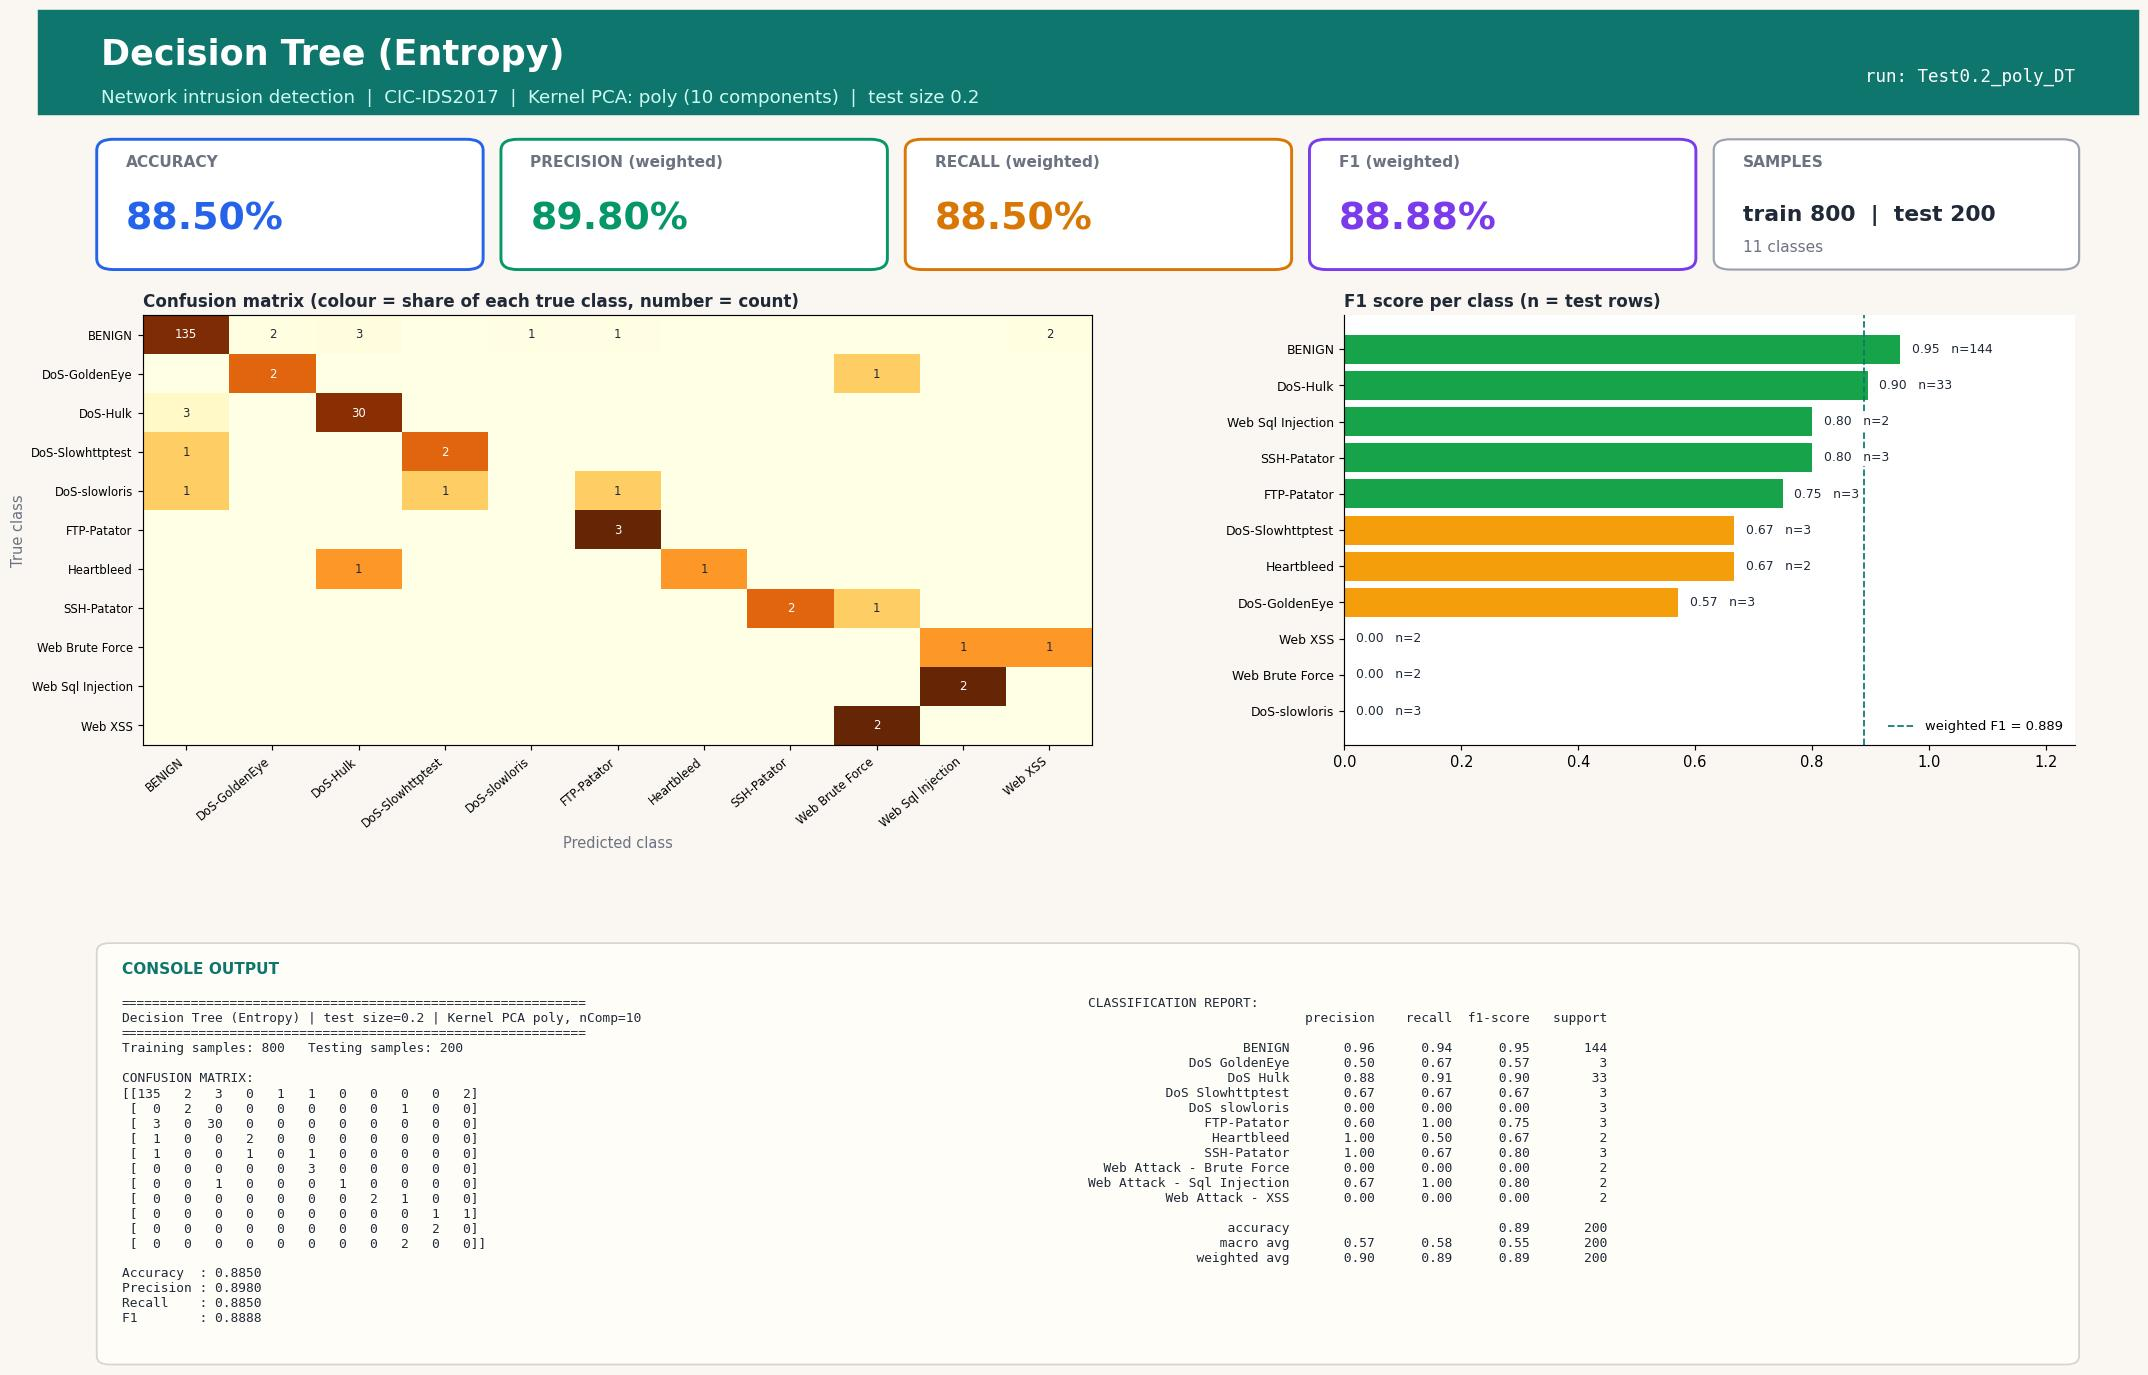

Source code (Python):
#!/usr/bin/env python3
"""Decision Tree (Entropy) | Test size 0.2 | Kernel PCA kernel=poly, n_components=10
CIC-IDS2017 (Tue+Wed+Thu-morning) 1000-row stratified sample.
Run in any IDE (Spyder / VS Code / PyCharm / Jupyter): open the file and press Run, no arguments needed.
Saves next to this file: 'Test0.2_poly_DT.jpg' - one image with the console output (confusion matrix, metrics, classification report) plus charts."""
import json, os
import numpy as np
import matplotlib.pyplot as plt
from sklearn.decomposition import KernelPCA
from sklearn.tree import DecisionTreeClassifier
from sklearn.metrics import (accuracy_score, classification_report, confusion_matrix,
                             f1_score, precision_score, recall_score)
from sklearn.model_selection import train_test_split
from sklearn.preprocessing import StandardScaler

TEST_SIZE, KERNEL, N_COMP, ALG, ALG_NAME = 0.2, "poly", 10, "DT", "Decision Tree (Entropy)"
try:
    HERE = os.path.dirname(os.path.abspath(__file__))
except NameError:                      # Jupyter / interactive console
    HERE = os.getcwd()
def _find_root():                      # folder that contains data/sample.npz (works from any working directory)
    for p in (HERE, os.path.join(HERE, ".."), os.path.join(HERE, "..", ".."), os.getcwd()):
        if os.path.exists(os.path.join(p, "data", "sample.npz")):
            return os.path.abspath(p)
    raise FileNotFoundError("data/sample.npz not found - run prepare_data.py or keep the repo folder structure")
ROOT = _find_root()
tag = f"Test{TEST_SIZE}_{KERNEL}_{ALG}"

# 1. LOAD cached, cleaned sample (see prepare_data.py)
d = np.load(os.path.join(ROOT, "data", "sample.npz"), allow_pickle=True)
X, y, class_names = d["X"], d["y"], [str(c).replace("�", "-") for c in d["classes"]]

# 2. SPLIT
X_train, X_test, y_train, y_test = train_test_split(
    X, y, test_size=TEST_SIZE, random_state=42, stratify=y)

# 3. SCALE (fit on train only)
scaler = StandardScaler()
X_train = scaler.fit_transform(X_train); X_test = scaler.transform(X_test)

# 4. DIMENSIONALITY REDUCTION: Kernel PCA (fit on train only; gamma = sklearn default 1/n_features)
kpca = KernelPCA(n_components=N_COMP, kernel=KERNEL, random_state=0)
X_train = kpca.fit_transform(X_train); X_test = kpca.transform(X_test)

# 5. CLASSIFIER
classifier = DecisionTreeClassifier(criterion="entropy", random_state=0)
classifier.fit(X_train, y_train)
y_pred = classifier.predict(X_test)

# 6. METRICS
labels = np.arange(len(class_names))
cm = confusion_matrix(y_test, y_pred, labels=labels)
res = dict(test_size=TEST_SIZE, kernel=KERNEL, n_components=N_COMP, algorithm=ALG, model=ALG_NAME,
           n_train=int(len(y_train)), n_test=int(len(y_test)),
           accuracy=accuracy_score(y_test, y_pred),
           precision=precision_score(y_test, y_pred, average="weighted", zero_division=0),
           recall=recall_score(y_test, y_pred, average="weighted", zero_division=0),
           f1=f1_score(y_test, y_pred, average="weighted", zero_division=0))
report = classification_report(y_test, y_pred, labels=labels, target_names=class_names, zero_division=0)
lines = ["=" * 60, f"{ALG_NAME} | test size={TEST_SIZE} | Kernel PCA {KERNEL}, nComp={N_COMP}", "=" * 60,
         f"Training samples: {len(y_train)}   Testing samples: {len(y_test)}", "", "CONFUSION MATRIX:", np.array2string(cm), ""]
for k in ("accuracy", "precision", "recall", "f1"): lines.append(f"{k.capitalize():10s}: {res[k]:.4f}")
lines += ["", "CLASSIFICATION REPORT:", report]
console_output = "\n".join(lines); print(console_output)

# 7. VISUAL OUTPUT: ONE report-style image (banner, KPI cards, charts, console output) - real results only
from matplotlib.patches import FancyBboxPatch, Rectangle
short = [c.replace("Web Attack - ", "Web ").replace("DoS ", "DoS-") for c in class_names]
rep = classification_report(y_test, y_pred, labels=labels, target_names=class_names, zero_division=0, output_dict=True)
cmn = cm / np.maximum(cm.sum(axis=1, keepdims=True), 1)          # row-normalised = per-class recall
INK, MUTED, BG, ACC = "#1f2937", "#6b7280", "#faf7f2", "#0f766e"
fig = plt.figure(figsize=(20, 13.2), dpi=105, facecolor=BG)
fig.add_artist(Rectangle((0, 0.925), 1, 0.075, transform=fig.transFigure, color=ACC, zorder=0))
fig.text(0.03, 0.968, f"{ALG_NAME}", fontsize=24, fontweight="bold", color="white", va="center")
fig.text(0.03, 0.937, f"Network intrusion detection  |  CIC-IDS2017  |  Kernel PCA: {KERNEL} ({N_COMP} components)  |  test size {TEST_SIZE}",
         fontsize=12.5, color="#ccfbf1", va="center")
fig.text(0.97, 0.952, f"run: {tag}", fontsize=12, color="white", ha="right", va="center", family="monospace")

# KPI cards
cards = [("ACCURACY", res["accuracy"], "#2563eb"), ("PRECISION (weighted)", res["precision"], "#059669"),
         ("RECALL (weighted)", res["recall"], "#d97706"), ("F1 (weighted)", res["f1"], "#7c3aed")]
for i, (lab, v, col) in enumerate(cards):
    x0 = 0.03 + i * 0.1925
    fig.add_artist(FancyBboxPatch((x0, 0.815), 0.18, 0.09, boxstyle="round,pad=0.002,rounding_size=0.008", transform=fig.transFigure,
                                  facecolor="white", edgecolor=col, linewidth=2))
    fig.text(x0 + 0.012, 0.887, lab, fontsize=10.5, color=MUTED, fontweight="bold")
    fig.text(x0 + 0.012, 0.842, f"{v * 100:.2f}%", fontsize=26, color=col, fontweight="bold")
fig.add_artist(FancyBboxPatch((0.80, 0.815), 0.17, 0.09, boxstyle="round,pad=0.002,rounding_size=0.008", transform=fig.transFigure,
                              facecolor="white", edgecolor="#9ca3af", linewidth=1.5))
fig.text(0.812, 0.887, "SAMPLES", fontsize=10.5, color=MUTED, fontweight="bold")
fig.text(0.812, 0.848, f"train {res['n_train']}  |  test {res['n_test']}", fontsize=15, color=INK, fontweight="bold")
fig.text(0.812, 0.826, f"{len(class_names)} classes", fontsize=10.5, color=MUTED)

gs = fig.add_gridspec(1, 2, left=0.05, right=0.97, top=0.78, bottom=0.47, wspace=0.30, width_ratios=[1.3, 1])
ax1 = fig.add_subplot(gs[0, 0]); ax2 = fig.add_subplot(gs[0, 1])
for ax in (ax1, ax2): ax.set_facecolor("white")
im = ax1.imshow(cmn, cmap="YlOrBr", vmin=0, vmax=1, aspect="auto")
ax1.set_xticks(labels); ax1.set_yticks(labels); ax1.set_xticklabels(short, rotation=40, ha="right", fontsize=8); ax1.set_yticklabels(short, fontsize=8)
ax1.set_title("Confusion matrix (colour = share of each true class, number = count)", loc="left", fontsize=11.5, color=INK, fontweight="bold")
ax1.set_xlabel("Predicted class", color=MUTED); ax1.set_ylabel("True class", color=MUTED)
for a_ in labels:
    for b_ in labels:
        if cm[a_, b_]: ax1.text(b_, a_, cm[a_, b_], ha="center", va="center", fontsize=8, color="white" if cmn[a_, b_] > 0.6 else INK)
f1s = [rep[c]["f1-score"] for c in class_names]; sup = [int(rep[c]["support"]) for c in class_names]
order = np.argsort(f1s)
cols = ["#dc2626" if f1s[i] < 0.34 else "#f59e0b" if f1s[i] < 0.67 else "#16a34a" for i in order]
ax2.barh(range(len(order)), [f1s[i] for i in order], color=cols)
ax2.set_yticks(range(len(order))); ax2.set_yticklabels([short[i] for i in order], fontsize=8.5); ax2.set_xlim(0, 1.25)
ax2.set_title("F1 score per class (n = test rows)", loc="left", fontsize=11.5, color=INK, fontweight="bold")
for k, i in enumerate(order): ax2.text(f1s[i] + 0.02, k, f"{f1s[i]:.2f}   n={sup[i]}", va="center", fontsize=8.5, color=INK, zorder=5, bbox=dict(facecolor="white", edgecolor="none", pad=1))
for sp in ("top", "right"): ax2.spines[sp].set_visible(False)
ax2.axvline(res["f1"], color=ACC, ls="--", lw=1.2, label=f"weighted F1 = {res['f1']:.3f}"); ax2.legend(loc="lower right", fontsize=9, frameon=False)

# console output panel (same text that is printed to the console)
fig.add_artist(FancyBboxPatch((0.03, 0.025), 0.94, 0.30, boxstyle="round,pad=0.002,rounding_size=0.006", transform=fig.transFigure,
                              facecolor="#fffdf8", edgecolor="#d6d3d1", linewidth=1.2))
fig.text(0.04, 0.305, "CONSOLE OUTPUT", fontsize=10.5, color=ACC, fontweight="bold")
split_at = lines.index("CLASSIFICATION REPORT:")
fig.text(0.04, 0.288, "\n".join(lines[:split_at]), family="monospace", fontsize=8.8, color=INK, va="top")
fig.text(0.50, 0.288, "\n".join(lines[split_at:]), family="monospace", fontsize=8.8, color=INK, va="top")
plt.savefig(os.path.join(HERE, tag + ".jpg"), format="jpg", bbox_inches="tight", facecolor=BG)
if os.environ.get("ACN_NO_SHOW") != "1": plt.show()   # IDEs display the image; run_all.py disables this
plt.close()

os.makedirs(os.path.join(ROOT, "results", "json"), exist_ok=True)
with open(os.path.join(ROOT, "results", "json", tag + ".json"), "w") as f: json.dump(res, f)
